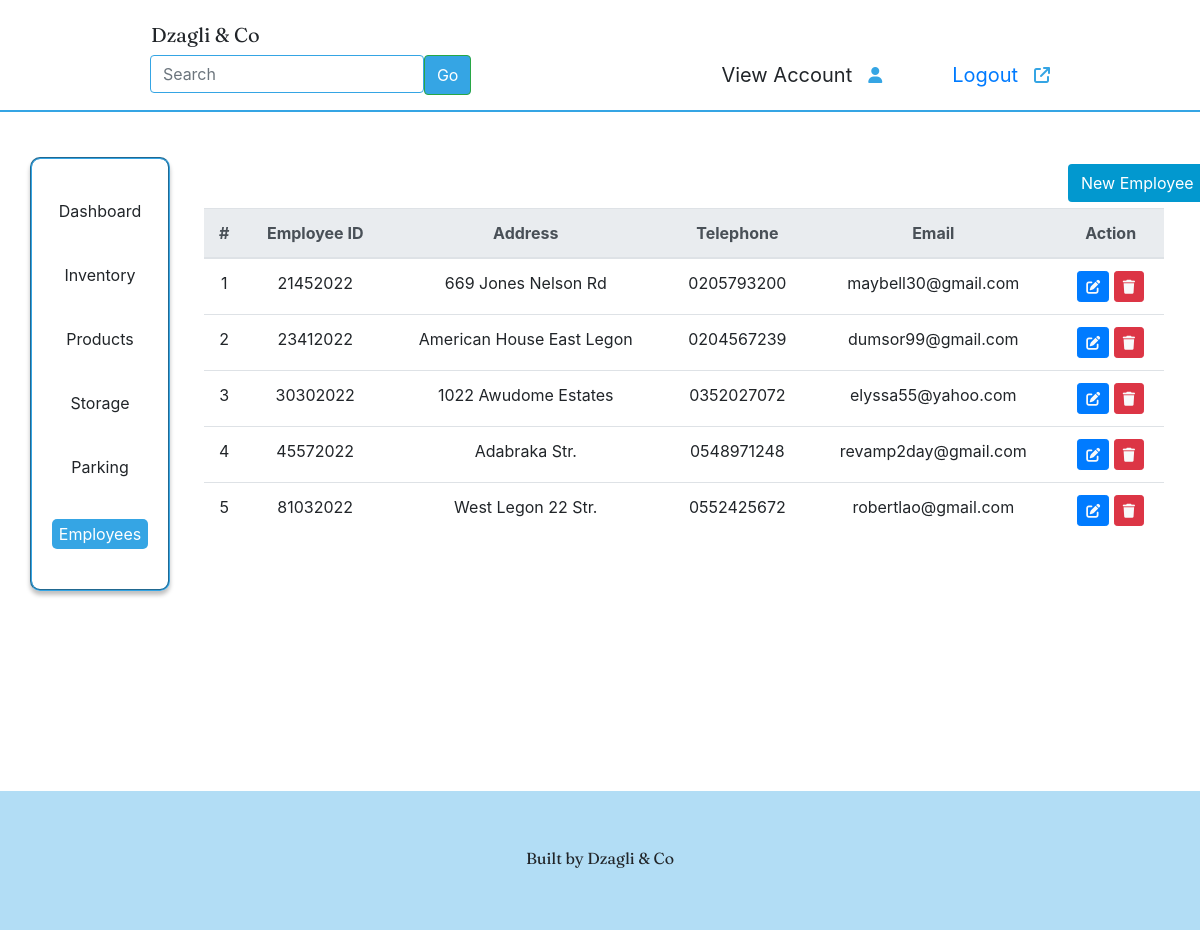
Page /employees.php on the committed database.
### tables this page shows
CREATE TABLE `employee` (
  `empID` int(11) NOT NULL,
  `address` varchar(35) NOT NULL,
  `tel` char(15) NOT NULL,
  `email` varchar(35) DEFAULT NULL
);

### employees.php (the view, shortened to what this page needs)
<!DOCTYPE html>
<html lang="en">
<head>
    <link rel="stylesheet" href="employees.css">
    <link rel="stylesheet" href="http://cdnjs.cloudflare.com/ajax/libs/font-awesome/4.7.0/css/font-awesome.css"/>
    <link rel="stylesheet" href="https://cdn.jsdelivr.net/npm/bootstrap@4.4.1/dist/css/bootstrap.min.css">
    <link rel="stylesheet" href="https://cdnjs.cloudflare.com/ajax/libs/font-awesome/6.1.1/css/all.min.css"/>
  </head>
<body>
    <nav class="navbar " id="navbar">
        <div class="container-fluid">
            <a class="navbar-brand" style="font-family: 'Fraunces', serif;margin-left: 120px;">Dzagli & Co</a>
            <form class="d-flex" role="search" style="margin: 0 auto;" >
            <input class="form-control me-2" type="search" placeholder="Search" aria-label="Search" style="border-color: #35A5E4;">
            <button class="btn btn-outline-success" type="submit" style="background-color: #35A5E4;color: white;">Go</button>
            <a class="navbar-brand" style="padding-left: 250px;">View Account</a>
            <span class="icon" style="padding-top:8px;color:#35A5E4"><i class="fa fa-user" aria-hidden="true"></i></span>
                <a href = "./index.php" class="navbar-brand" style="padding-left: 70px;">Logout</a>
                <span class="icon" style="padding-top:8px;left: 5px;color:#35A5E4;"><i class="fa fa-external-link" aria-hidden="true"></i></span>
            </form>
        </div>
    </nav>
    <div style="float:right; width:80%; margin-right: 3%; margin-top: 6%;">
    <?php
  include "configuration.php";
  $employee_page = mysqli_query($conn,"SELECT * FROM employee LIMIT 10");
?>
  <a href="registerEmployee.php" style="text-decoration: none;"><button class="new_button btn btn-outline" type="button">New Employee</button></a>
  <table class="table table-hover">
    <thead class="thead-light" style="text-align:center;">
    <tr>
        <th scope="col">#</th>
        <th scope="col">Employee ID</th>
        <th scope="col">Address</th>
        <th scope="col">Telephone</th>
        <th scope="col">Email</th>
        <th scope="col">Action</th>
    </tr>
 </thead>
<?php
$count = 1;
  while ($row = mysqli_fetch_array($employee_page)) {
?>
    <tr>
        <td style="text-align:center;" scope="row"><?php echo $count;?> </td>
        <td style="text-align:center;" scope="row"><?php echo $row['empID']?> </td>
        <td style="text-align:center;" scope="row"><?php echo $row['address']?> </td>
        <td style="text-align:center;" scope="row"><?php echo $row['tel']?> </td>
        <td style="text-align:center;" scope="row"><?php echo $row['email']?> </td>
        <td style="text-align:center;" scope="row">
        <?php
            echo ('<button class="btn btn-sm btn-primary text-light edit" data-toggle="modal" class="update_btn" data-target="#update_employee"
            onclick= \'location.href="updateEmployee.php?uid=' . $row["empID"] . '&address='.
            $row['address'].'&tel='.$row['tel'].'&email='.$row['email'].
            '&empID='.$row['empID'].' &table=employee&attr=empID&page=employees.php"\'>
            <i class="fa-solid fa-pen-to-square"></i></button>');
            ?>
            <?php
            echo('<button class="btn btn-sm btn-danger text-light delete" data-toggle="modal" data-target="#del_employee"><i class="fa-solid fa-trash" onclick= \'location.href="delete_proc.php?uid=' . $row["empID"] .
            '&table=employee&attr=empID&page=employees.php"\'></i></button>');
            ?>
        </td>
    </tr>
  <?php $count += 1; } ?>
  </table>
    </div>
    <div class="left-side">
        <p class="lSide"  id="dashboard" onclick="Dashboard()">Dashboard</p> <br>
        <p class="lSide" id="inventory" onclick="Inventory()" >Inventory</p> <br>
        <p class="lSide" id="products" onclick="Products()" >Products</p> <br>
        <p class="lSide" id="storage" onclick="StorageF()">Storage</p> <br>
        <p class="lSide" id="parking" onclick="Parking()">Parking</p> <br>
        <p class="lSide" id="employees" onclick="Employees()" style="background-color: #35A5E4;color: white;padding: 3px;  border-radius: 5px;">Employees</p> <br>
    </div>
    <div id="footer">
        <footer> Built by Dzagli & Co</footer>
    </div>
    </body>
</html>

### employees.css (style rules this page uses)
.left-side { border: 2px; margin-top: 45px; margin-left: 30px; border-style: groove; padding-left: 20px; padding-top: 40px; padding-right: 20px; width: 140px; text-align:center; border-radius: 10px; border-color: #35A5E4; box-shadow: 0px 4px 4px rgba(0, 0, 0, 0.25); }
#navbar { padding-top: 15px; padding-bottom: 15px; background-size: auto 100px; background-color: white; border-bottom: 2px solid #35A5E4; }
#footer { padding-top: 55px; padding-bottom: 60px; text-align: center; margin-top: 200px; background-color: #B2DDF5; font-family: 'Fraunces' }

### employees.php (style rules this page uses)
.new_button { background-color:#0298cf; color: white; border-radius: 4px; border-color: none; outline-style: hidden; position:relative; left: 90%; margin-top:-3%; }

### rows in the picture
employee: empID "21452022", address "669 Jones Nelson Rd", tel "0205793200", email "maybell30@gmail.com"
employee: empID "23412022", address "American House East Legon", tel "0204567239", email "dumsor99@gmail.com"
employee: empID "30302022", address "1022 Awudome Estates", tel "0352027072", email "elyssa55@yahoo.com"
employee: empID "45572022", address "Adabraka Str.", tel "0548971248", email "revamp2day@gmail.com"
employee: empID "81032022", address "West Legon 22 Str.", tel "0552425672", email "robertlao@gmail.com"
